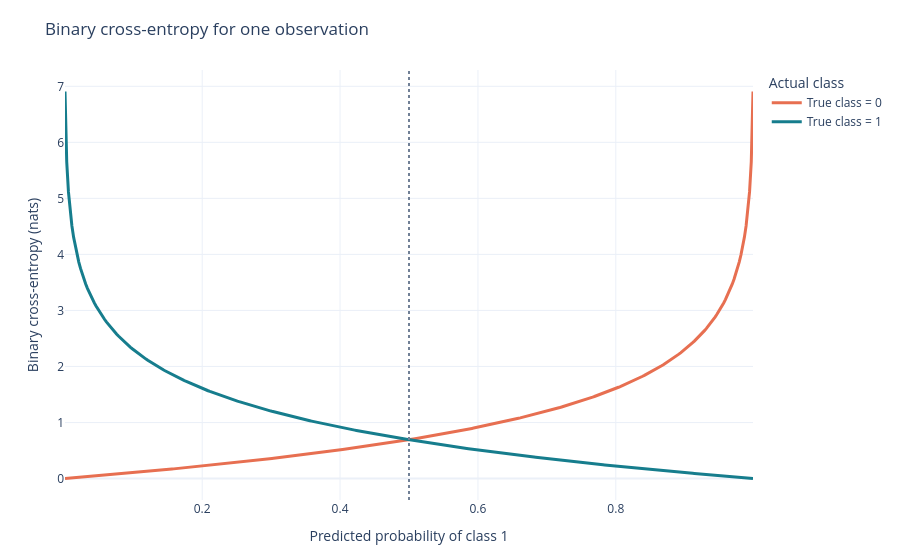
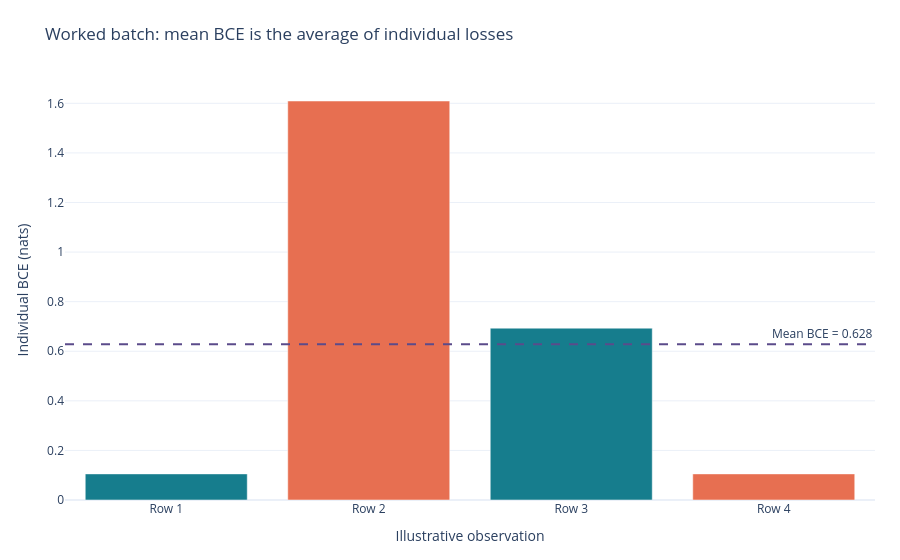
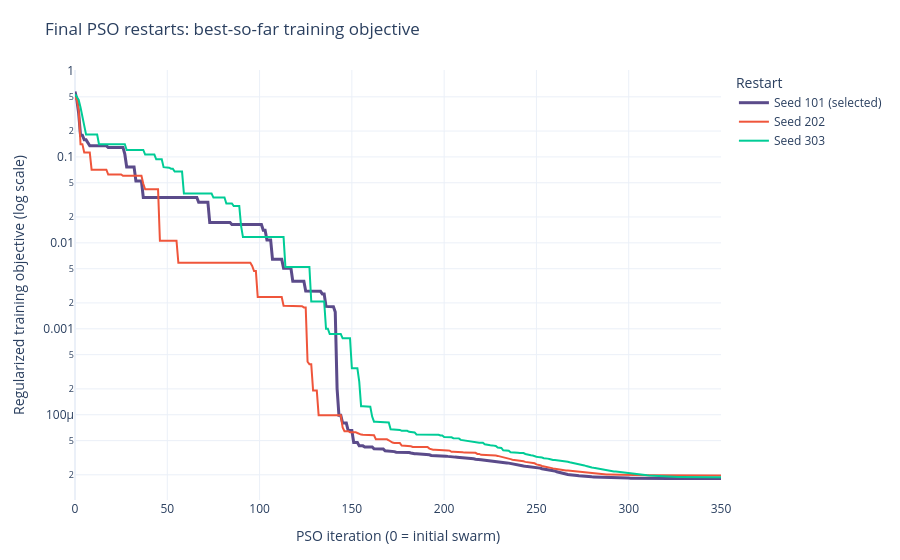
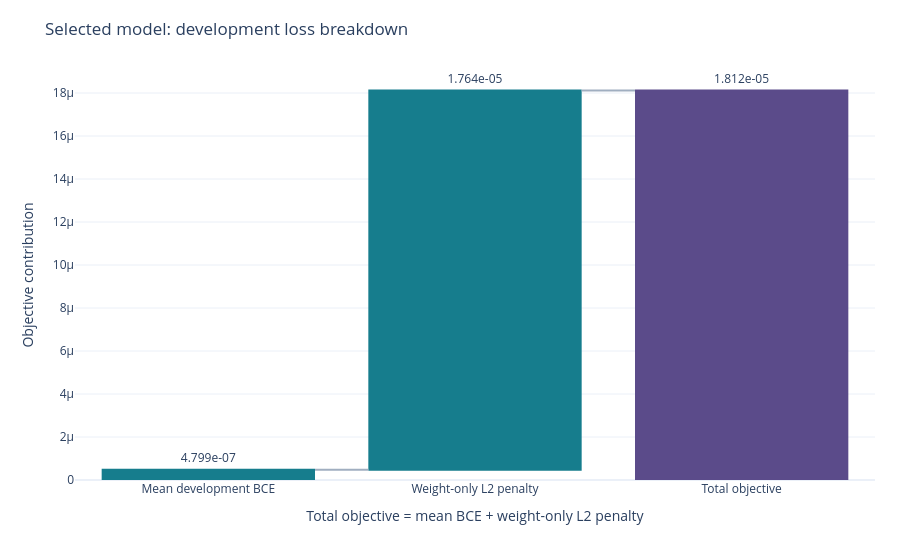

The notebook cell saved with these charts, in order:
### Markdown cell above
## Loss Graphs using Plotly

### Code cell
import plotly.graph_objects as go
from IPython.display import display


probability_grid = np.linspace(0.001, 0.999, 400)
illustrative_labels = np.array([1, 0, 1, 0])
illustrative_probabilities = np.array([0.9, 0.8, 0.5, 0.1])
illustrative_losses = -(
    illustrative_labels * np.log(illustrative_probabilities)
    + (1 - illustrative_labels) * np.log1p(-illustrative_probabilities)
)
development_logits = final_network.forward(
    scaled_development, FINAL_PARAMETERS, return_logits=True
)[0, :, 0]
development_row_losses = (
    np.logaddexp(0.0, development_logits) - labels_development * development_logits
)
development_bce = float(development_row_losses.mean())
selected_weights = FINAL_PARAMETERS[final_network.weight_indices]
development_penalty = float(BEST_CONFIG['l2'] * np.mean(selected_weights ** 2))
objective_components = np.array([
    development_bce, development_penalty, development_bce + development_penalty
])
np.testing.assert_allclose(illustrative_losses, -np.log([0.9, 0.2, 0.5, 0.9]))
np.testing.assert_allclose(objective_components[-1], final_fit['cost'], rtol=1e-10, atol=1e-12)
for restart_seed, restart_fit in final_runs:
    assert np.isfinite(restart_fit['history']).all()
    assert np.all(restart_fit['history'] > 0)
    assert np.all(np.diff(restart_fit['history']) <= 0)


plot_colors = {'class 0': '#e76f51', 'class 1': '#167d8d', 'selected': '#5b4b8a'}

# BCE curves for a single observation, for either possible true class.
loss_curve = go.Figure()
loss_curve.add_trace(go.Scatter(
    x=probability_grid,
    y=-np.log1p(-probability_grid),
    mode='lines',
    name='True class = 0',
    line={'color': plot_colors['class 0'], 'width': 3},
    hovertemplate='P(class 1) = %{x:.3f}<br>BCE = %{y:.4f}<extra>True class 0</extra>',
))
loss_curve.add_trace(go.Scatter(
    x=probability_grid,
    y=-np.log(probability_grid),
    mode='lines',
    name='True class = 1',
    line={'color': plot_colors['class 1'], 'width': 3},
    hovertemplate='P(class 1) = %{x:.3f}<br>BCE = %{y:.4f}<extra>True class 1</extra>',
))
loss_curve.add_vline(x=0.5, line_dash='dot', line_color='#718096')
loss_curve.update_layout(
    title='Binary cross-entropy for one observation',
    xaxis_title='Predicted probability of class 1',
    yaxis_title='Binary cross-entropy (nats)',
    template='plotly_white',
    hovermode='x unified',
    legend_title_text='Actual class',
    margin={'l': 65, 'r': 25, 't': 70, 'b': 60},
)

# A small worked batch makes the per-observation losses and their mean visible.
worked_batch = go.Figure(go.Bar(
    x=[f'Row {index}' for index in range(1, len(illustrative_losses) + 1)],
    y=illustrative_losses,
    marker_color=[plot_colors['class 1'] if label else plot_colors['class 0']
                  for label in illustrative_labels],
    customdata=np.column_stack((illustrative_labels, illustrative_probabilities)),
    hovertemplate=(
        '%{x}<br>True class = %{customdata[0]}'
        '<br>P(class 1) = %{customdata[1]:.2f}'
        '<br>Individual BCE = %{y:.4f}<extra></extra>'
    ),
))
worked_batch.add_hline(
    y=float(illustrative_losses.mean()),
    line_dash='dash',
    line_color=plot_colors['selected'],
    annotation_text=f'Mean BCE = {illustrative_losses.mean():.3f}',
    annotation_position='top right',
)
worked_batch.update_layout(
    title='Worked batch: mean BCE is the average of individual losses',
    xaxis_title='Illustrative observation',
    yaxis_title='Individual BCE (nats)',
    template='plotly_white',
    showlegend=False,
    margin={'l': 65, 'r': 25, 't': 80, 'b': 60},
)

# Compare the three final training restarts; the chosen seed is marked in the legend.
restart_history = go.Figure()
for restart_seed, restart_fit in final_runs:
    is_selected = restart_seed == FINAL_SEED
    restart_history.add_trace(go.Scatter(
        x=np.arange(len(restart_fit['history'])),
        y=restart_fit['history'],
        mode='lines',
        name=f'Seed {restart_seed}' + (' (selected)' if is_selected else ''),
        line={
            'color': plot_colors['selected'] if is_selected else None,
            'width': 3 if is_selected else 2,
        },
        hovertemplate='Iteration %{x}<br>Objective = %{y:.5g}<extra>%{fullData.name}</extra>',
    ))
restart_history.update_layout(
    title='Final PSO restarts: best-so-far training objective',
    xaxis_title='PSO iteration (0 = initial swarm)',
    yaxis_title='Regularized training objective (log scale)',
    yaxis_type='log',
    template='plotly_white',
    hovermode='x unified',
    legend_title_text='Restart',
    margin={'l': 75, 'r': 25, 't': 70, 'b': 60},
)

# The waterfall shows how development BCE and the L2 term form the objective.
objective_breakdown = go.Figure(go.Waterfall(
    x=['Mean development BCE', 'Weight-only L2 penalty', 'Total objective'],
    measure=['relative', 'relative', 'total'],
    y=objective_components,
    text=[f'{value:.4g}' for value in objective_components],
    textposition='outside',
    connector={'line': {'color': '#a0aec0'}},
    increasing={'marker': {'color': plot_colors['class 1']}},
    totals={'marker': {'color': plot_colors['selected']}},
    hovertemplate='%{x}<br>Contribution = %{y:.6g}<extra></extra>',
))
objective_breakdown.update_layout(
    title='Selected model: development loss breakdown',
    xaxis_title='Total objective = mean BCE + weight-only L2 penalty',
    yaxis_title='Objective contribution',
    template='plotly_white',
    showlegend=False,
    margin={'l': 75, 'r': 25, 't': 70, 'b': 80},
)

loss_figures = [loss_curve, worked_batch, restart_history, objective_breakdown]
assert len(loss_figures) == 4
assert all(isinstance(figure, go.Figure) for figure in loss_figures)
for figure in loss_figures:
    display(figure)

print('Worked batch (illustrative data, not banknote samples):')
print('Row | True class | P(class 1) | Individual BCE')
for row_number, (label, probability, loss_value) in enumerate(
    zip(illustrative_labels, illustrative_probabilities, illustrative_losses), 1
):
    print(f'{row_number:>3} | {label:>10} | {probability:>10.2f} | {loss_value:.6f}')
print(f'Mean BCE = sum(individual losses) / 4 = {illustrative_losses.mean():.6f}')
print(f'Development objective = {development_bce:.8g} BCE + '
      f'{development_penalty:.8g} L2 = {objective_components[-1]:.8g}')
print('Plotly checks passed: worked loss calculation, objective decomposition and monotone PSO histories.')

### Figure 1 — Plotly figure (JSON) as saved in the notebook; plotly's stock layout.template omitted (floating-point values rounded to 4 significant figures; data arrays with more than 128 entries replaced by an {"elided": "..."} marker saying what was removed)
{"data": [{"hovertemplate": "P(class 1) = %{x:.3f}<br>BCE = %{y:.4f}<extra>True class 0</extra>", "line": {"color": "#e76f51", "width": 3}, "mode": "lines", "name": "True class = 0", "type": "scatter", "x": {"elided": "400 float values"}, "y": {"elided": "400 float values"}}, {"hovertemplate": "P(class 1) = %{x:.3f}<br>BCE = %{y:.4f}<extra>True class 1</extra>", "line": {"color": "#167d8d", "width": 3}, "mode": "lines", "name": "True class = 1", "type": "scatter", "x": {"elided": "400 float values"}, "y": {"elided": "400 float values"}}], "layout": {"hovermode": "x unified", "legend": {"title": {"text": "Actual class"}}, "margin": {"b": 60, "l": 65, "r": 25, "t": 70}, "shapes": [{"line": {"color": "#718096", "dash": "dot"}, "type": "line", "x0": 0.5, "x1": 0.5, "xref": "x", "y0": 0, "y1": 1, "yref": "y domain"}], "title": {"text": "Binary cross-entropy for one observation"}, "xaxis": {"title": {"text": "Predicted probability of class 1"}}, "yaxis": {"title": {"text": "Binary cross-entropy (nats)"}}}}

### Figure 2 — Plotly figure (JSON) as saved in the notebook; plotly's stock layout.template omitted (floating-point values rounded to 4 significant figures)
{"data": [{"customdata": [[1.0, 0.9], [0.0, 0.8], [1.0, 0.5], [0.0, 0.1]], "hovertemplate": "%{x}<br>True class = %{customdata[0]}<br>P(class 1) = %{customdata[1]:.2f}<br>Individual BCE = %{y:.4f}<extra></extra>", "marker": {"color": ["#167d8d", "#e76f51", "#167d8d", "#e76f51"]}, "type": "bar", "x": ["Row 1", "Row 2", "Row 3", "Row 4"], "y": [0.1054, 1.609, 0.6931, 0.1054]}], "layout": {"annotations": [{"showarrow": false, "text": "Mean BCE = 0.628", "x": 1, "xanchor": "right", "xref": "x domain", "y": 0.6283, "yanchor": "bottom", "yref": "y"}], "margin": {"b": 60, "l": 65, "r": 25, "t": 80}, "shapes": [{"line": {"color": "#5b4b8a", "dash": "dash"}, "type": "line", "x0": 0, "x1": 1, "xref": "x domain", "y0": 0.6283, "y1": 0.6283, "yref": "y"}], "showlegend": false, "title": {"text": "Worked batch: mean BCE is the average of individual losses"}, "xaxis": {"title": {"text": "Illustrative observation"}}, "yaxis": {"title": {"text": "Individual BCE (nats)"}}}}

### Figure 3 — Plotly figure (JSON) as saved in the notebook; plotly's stock layout.template omitted (floating-point values rounded to 4 significant figures; data arrays with more than 128 entries replaced by an {"elided": "..."} marker saying what was removed)
{"data": [{"hovertemplate": "Iteration %{x}<br>Objective = %{y:.5g}<extra>%{fullData.name}</extra>", "line": {"color": "#5b4b8a", "width": 3}, "mode": "lines", "name": "Seed 101 (selected)", "type": "scatter", "x": {"elided": "351 int values"}, "y": {"elided": "351 float values"}}, {"hovertemplate": "Iteration %{x}<br>Objective = %{y:.5g}<extra>%{fullData.name}</extra>", "line": {"width": 2}, "mode": "lines", "name": "Seed 202", "type": "scatter", "x": {"elided": "351 int values"}, "y": {"elided": "351 float values"}}, {"hovertemplate": "Iteration %{x}<br>Objective = %{y:.5g}<extra>%{fullData.name}</extra>", "line": {"width": 2}, "mode": "lines", "name": "Seed 303", "type": "scatter", "x": {"elided": "351 int values"}, "y": {"elided": "351 float values"}}], "layout": {"hovermode": "x unified", "legend": {"title": {"text": "Restart"}}, "margin": {"b": 60, "l": 75, "r": 25, "t": 70}, "title": {"text": "Final PSO restarts: best-so-far training objective"}, "xaxis": {"title": {"text": "PSO iteration (0 = initial swarm)"}}, "yaxis": {"title": {"text": "Regularized training objective (log scale)"}, "type": "log"}}}

### Figure 4 — Plotly figure (JSON) as saved in the notebook; plotly's stock layout.template omitted (floating-point values rounded to 4 significant figures)
{"data": [{"connector": {"line": {"color": "#a0aec0"}}, "hovertemplate": "%{x}<br>Contribution = %{y:.6g}<extra></extra>", "increasing": {"marker": {"color": "#167d8d"}}, "measure": ["relative", "relative", "total"], "text": ["4.799e-07", "1.764e-05", "1.812e-05"], "textposition": "outside", "totals": {"marker": {"color": "#5b4b8a"}}, "type": "waterfall", "x": ["Mean development BCE", "Weight-only L2 penalty", "Total objective"], "y": [4.799e-07, 1.764e-05, 1.812e-05]}], "layout": {"margin": {"b": 80, "l": 75, "r": 25, "t": 70}, "showlegend": false, "title": {"text": "Selected model: development loss breakdown"}, "xaxis": {"title": {"text": "Total objective = mean BCE + weight-only L2 penalty"}}, "yaxis": {"title": {"text": "Objective contribution"}}}}
